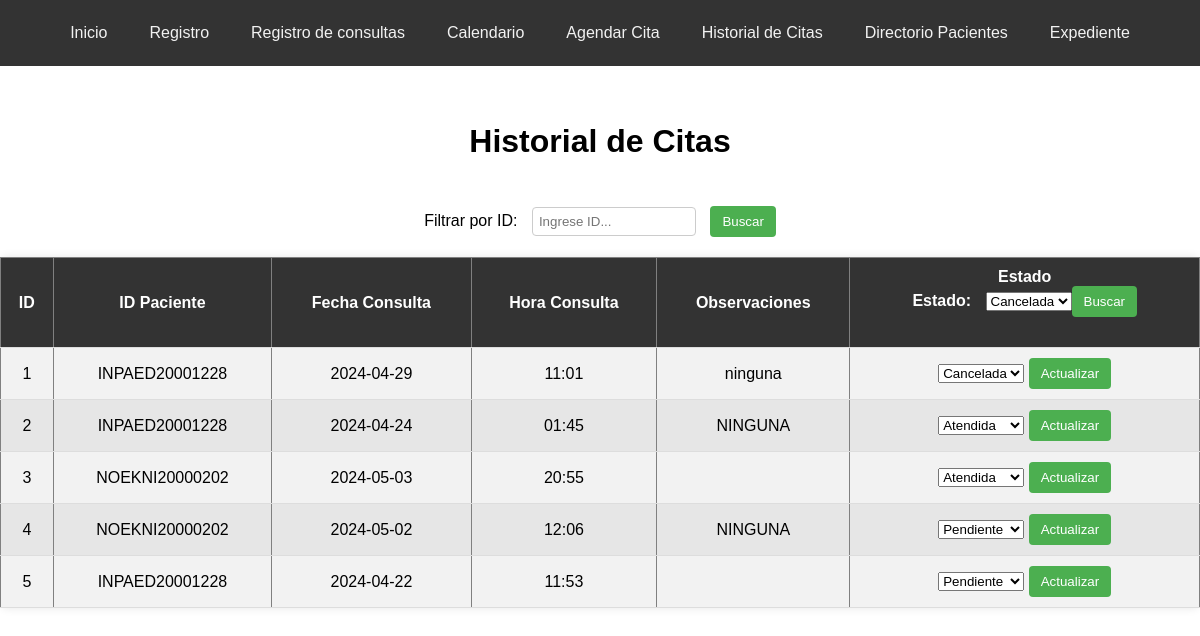
The app's page /historial_citas (signed in), older data.
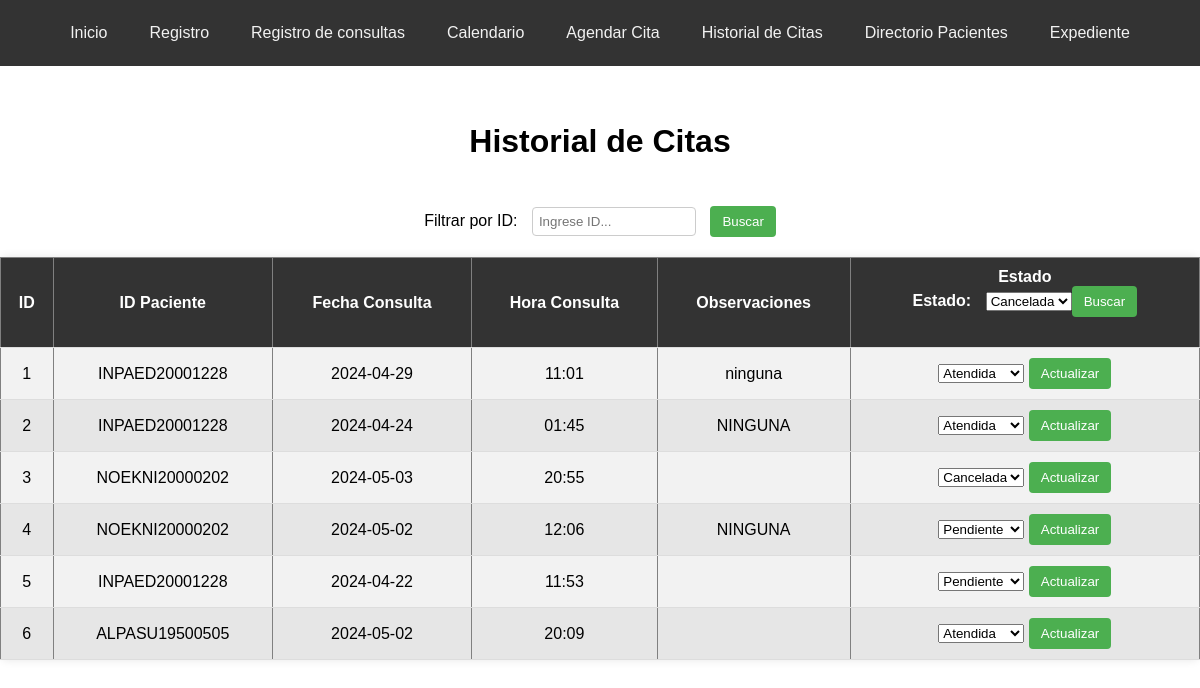
The same page, newer data.
### tables this page shows
CREATE TABLE citas (
                    id_cita INTEGER PRIMARY KEY AUTOINCREMENT,
                    id_paciente TEXT,
                    fecha_consulta TEXT NOT NULL,
                    hora_consulta TEXT NOT NULL, 
                    observaciones TEXT,
                    estado TEXT DEFAULT 'Pendiente',
                    FOREIGN KEY (id_paciente) REFERENCES pacientes(id_paciente)
                );

### app.py (the view)
@app.route('/historial_citas', methods=['GET', 'POST'])
@login_required
def historial_citas():
    filter_text = request.form.get('filter_text')
    filter_by = request.form.get('filter_by')
    with get_db_connection() as connection:
        cursor = connection.cursor()
        if request.method == 'POST' and filter_text and filter_by:
            if filter_by == 'id_paciente':
                cursor.execute("SELECT * FROM citas WHERE LOWER(id_paciente) LIKE LOWER(?)", ('%' + filter_text + '%',))
            elif filter_by == 'estado':
                cursor.execute("SELECT * FROM citas WHERE LOWER(estado) = LOWER(?)", (filter_text, ))
            else:
                cursor.execute("SELECT * FROM citas")
        else:
            cursor.execute("SELECT * FROM citas")
        citas = cursor.fetchall()
    return render_template('historial_citas.html', citas=citas)

### app.py (called while the page is built)
def get_db_connection():
    return sqlite3.connect('nutricion_consulta.db')

def login_required(f):
    @wraps(f)
    def decorated_function(*args, **kwargs):
        if 'username' not in session:
            return redirect(url_for('login'))
        return f(*args, **kwargs)
    return decorated_function

### templates/historial_citas.html (shortened to what this page needs)
<!DOCTYPE html>
<html lang="es">
<head>
</head>
<body>
    <div class="navbar">
        <a href="/">Inicio</a>
        <a href="/registro">Registro</a>
        <a href="/consultar">Registro de consultas</a>
        <a href="/options">Calendario</a>
        <a href="/agendar_cita">Agendar Cita</a>
        <a href="/historial_citas">Historial de Citas</a>
        <a href="/directorio_pacientes">Directorio Pacientes</a>
        <a href="/expediente">Expediente</a>
        </div>
        <br>
            <h1>Historial de Citas</h1>
            <br></br>
            <form action="{{ url_for('historial_citas') }}" method="post" class="filter-form">
            <label for="filtro_id">Filtrar por ID:</label>
            <input type="text" id="filtro_id" name="filter_text" placeholder="Ingrese ID...">
            <input type="submit" value="Buscar">
        </form>
        <table border="1">
            <tr>
                <th>ID</th>
                <th>ID Paciente</th>
                <th>Fecha Consulta</th>
                <th>Hora Consulta</th>
                <th>Observaciones</th>
                <th>Estado
                    <form action="{{ url_for('historial_citas') }}" method="post" class="filter-form">
                        <label for="filter_estado">Estado:</label>
                        <select id="filter_estado" name="filter_estado">
                            <option value="Cancelada" {% if filter_estado == 'Cancelada' %} selected {% endif %}>Cancelada</option>
                            <input type="submit" value="Buscar">
                        </select>
                    </form>
                </th>
            </tr>
            {% for cita in citas %}
            <tr>
                <td>{{ cita[0] }}</td>
                <td>{{ cita[1] }}</td>
                <td>{{ cita[2] }}</td>
                <td>{{ cita[3] }}</td>
                <td>{{ cita[4] }}</td>
                <td>
                    <form action="/actualizar_estado" method="POST">
                        <select name="estado">
                            <option value="Pendiente" {% if cita[5] == 'Pendiente' %}selected{% endif %}>Pendiente</option>
                            <option value="Atendida" {% if cita[5] == 'Atendida' %}selected{% endif %}>Atendida</option>
                            <option value="Cancelada" {% if cita[5] == 'Cancelada' %}selected{% endif %}>Cancelada</option>
                        </select>
                        <input type="submit" value="Actualizar">
                    </form>
                </td>
            </tr>
            {% endfor %}
        </table>
    </body>
    </html>

### templates/historial_citas.html (style rules this page uses)
body { font-family: Arial, sans-serif; margin: 0; padding: 0; background-image: url('https://img.freepik.com/vector-gratis/fondo-frutas-verduras_23-2148485148.jpg?w=740&t=st=1713248651~exp=1713249251~hmac=30e168e9f2d449c4894d64a9e7ff69ce1449d8aca24ba3c0d846298490ca6041'); background-size: cover; background-position: center; background-repeat: no-repeat; }
.navbar { overflow: hidden; background-color: #333; display: flex; justify-content: center; padding: 10px 0; }
.navbar a { color: #f2f2f2; text-align: center; padding: 14px 16px; text-decoration: none; transition: background-color 0.3s ease; border-radius: 5px; margin: 0 5px; }
h1 { margin-bottom: 10px; text-align: center; }
.filter-form { margin-bottom: 20px; text-align: center; }
.filter-form label { margin-right: 10px; }
table { width: 100%; border-collapse: collapse; margin-bottom: 20px; background-color: #fff; border-radius: 8px; box-shadow: 0 0 10px rgba(0, 0, 0, 0.1); }
th, td { padding: 10px; text-align: center; border-bottom: 1px solid #ddd; transition: background-color 0.3s; }
th { background-color: #333; color: #ffffff; }
tr:nth-child(even) { background-color: #f2f2f2; }
tr:nth-child(odd) { background-color: #e6e6e6; }
input[type="text"], input[type="number"] { width: 150px; padding: 6px; margin-right: 10px; border-radius: 4px; border: 1px solid #ccc; }
input[type="submit"] { background-color: #4CAF50; color: white; border: none; padding: 8px 12px; border-radius: 4px; cursor: pointer; }

Row changes from the older to the newer data that the page shows:
changed citas "ninguna": estado "Cancelada" → "Atendida"
changed citas id 3: estado "Atendida" → "Cancelada"
added citas: id_cita "6", id_paciente "ALPASU19500505", fecha_consulta "2024-05-02", hora_consulta "20:09", estado "Atendida"
